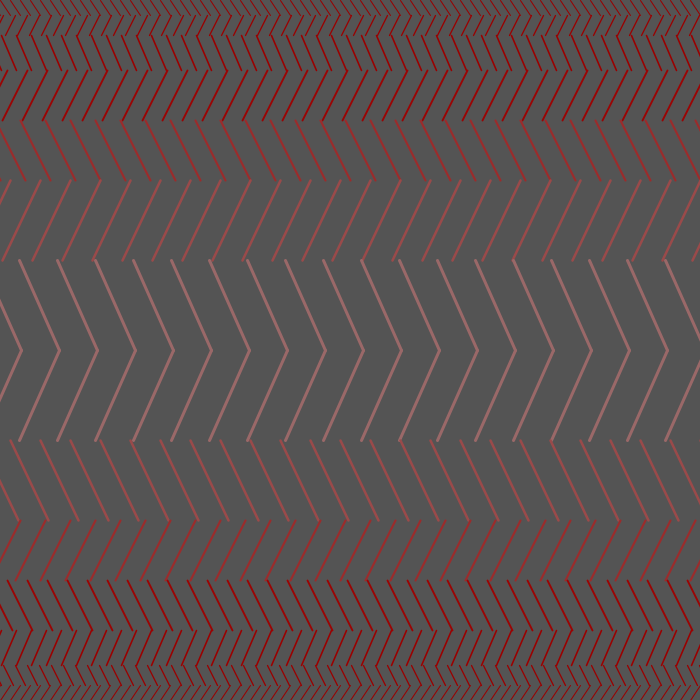
Frame 1 (no input)
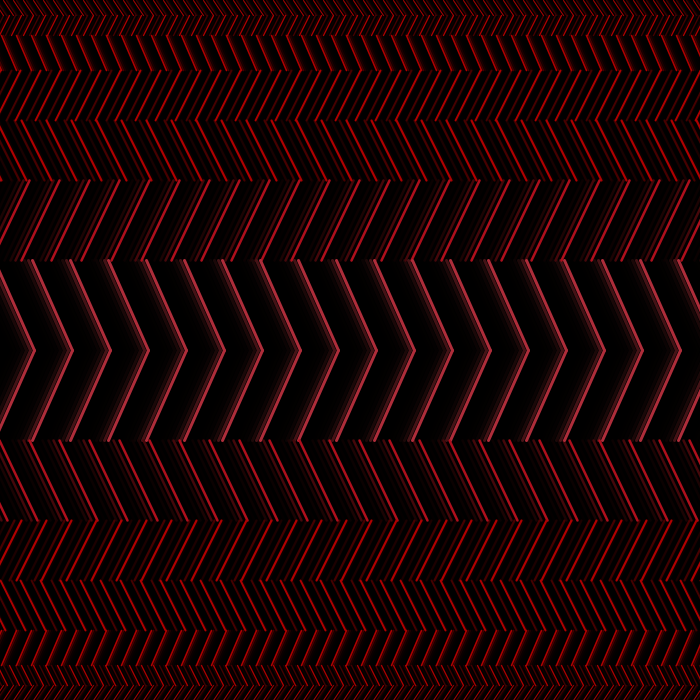
Frame 60 (the mouse pressed at the canvas centre just before this capture)
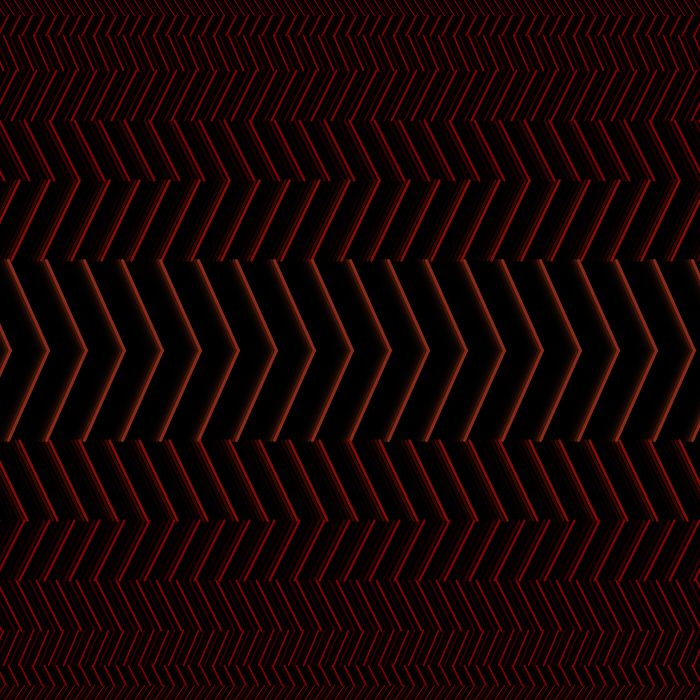
Frame 120 (the mouse held since frame 60 and released just before this capture)

The Processing sketch that drew these frames (run headless with seeded random() and noise(); from frame 60 on, the mouse is pressed at the canvas centre):

// Processing sketch: processing_139048
// ── processing_139048.pde

float x = 0;
float t1 = 0;
float t2= 0;
float t3 = 0;
float r1 = 0;
float g1 = 0;
float b1 = 0;

void setup() {
  size(700, 700);
}

void draw() {
  float r1 = map(noise(t1), 0., 1., 0., 255.);
  float g1 = map(noise(t2), 0., 1., 0., 255.);
  float b1 = map(noise(t3), 0., 1., 0., 255.);
  t1 += 0.03;
  t2 += 0.022;
  t3 += 0.025;
  noStroke();
  fill(0, 150);
  rect(0, 0, 700, 700);
  float xx = map(sin(x), -1., 1., 0., 700.);
  noFill();
  stroke(255);
  

  for (int i=0; i<=width+700; i+=10) {
    stroke(r1, g1-240, b1-240);
    strokeWeight(1);
    line(xx+i-700, 0, xx+i+10-700, 15);
    x = x+0.0001;
  }
  for (int i=0; i<=width+700; i+=12) {
    stroke(r1, g1-210, b1-210);
    strokeWeight(1.3);
    line(xx/2+i-700, 15, xx/2+i-10-700, 35);
    x = x+0.0001;
  }
  for (int i=0; i<=width+700; i+=15) {
    stroke(r1, g1-180, b1-180);
    strokeWeight(1.6);
    line(xx/3+i-700, 35, xx/3+i+15-700, 70);
    x = x+0.0001;
  }
  for (int i=0; i<=width+700; i+=20) {
    stroke(r1, g1-150, b1-150);
    strokeWeight(1.9);
    line(xx/4+i-700, 70, xx/4+i-25-700, 120);
    x = x+0.0001;
  }
  for (int i=0; i<=width+700; i+=25) {
    stroke(r1, g1-110, b1-110);
    strokeWeight(2.2);
    line(xx/5+i-700, 120, xx/5+i+30-700, 180);
    x = x+0.0001;
  }
  for (int i=0; i<=width+700; i+=30) {
    stroke(r1, g1-80, b1-80);
    strokeWeight(2.5);
    line(xx/7+i-700, 180, xx/7+i-38-700, 260);
    x = x+0.0001;
  }
  for (int i=0; i<=width+700; i+=38) {
    stroke(r1, g1-50, b1-50);
    strokeWeight(3);
    line(xx/10+i-700, 260, xx/10+i+40-700, 350);
    x = x+0.0001;
  }
  for (int i=0; i<=width+800; i+=38) {
    line(xx/10+i-700+2, 350, xx/10+i-40-700+2, 440);
    x = x+0.0001;
  }
  for (int i=0; i<=width+700; i+=30) {
    stroke(r1, g1-80, b1-80);
    strokeWeight(2.5);
    line(xx/7+i-700, 440, xx/7+i+38-700, 520);
    x = x+0.0001;
  }
  for (int i=0; i<=width+700; i+=25) {
    stroke(r1, g1-110, b1-110);
    strokeWeight(2.2);
    line(xx/5+i-700, 520, xx/5+i-30-700, 580);
    x = x+0.0001;
  }
  for (int i=0; i<=width+700; i+=20) {
    stroke(r1, g1-150, b1-150);
    strokeWeight(1.9);
    line(xx/4+i-700, 580, xx/4+i+25-700, 630);
    x = x+0.0001;
  }
  for (int i=0; i<=width+700; i+=15) {
    stroke(r1, g1-180, b1-180);
    strokeWeight(1.6);
    line(xx/3+i-700, 630, xx/3+i-15-700, 665);
    x = x+0.0001;
  }
  for (int i=0; i<=width+700; i+=12) {
    stroke(r1, g1-210, b1-210);
    strokeWeight(1.3);
    line(xx/2+i-700, 665, xx/2+i+10-700, 685);
    x = x+0.0001;
  }
  for (int i=0; i<=width+700; i+=10) {
    stroke(r1, g1-240, b1-240);
    strokeWeight(1);
    line(xx+i-700, 685, xx+i-10-700, 700);
    x = x+0.0001;
  }
  
}
